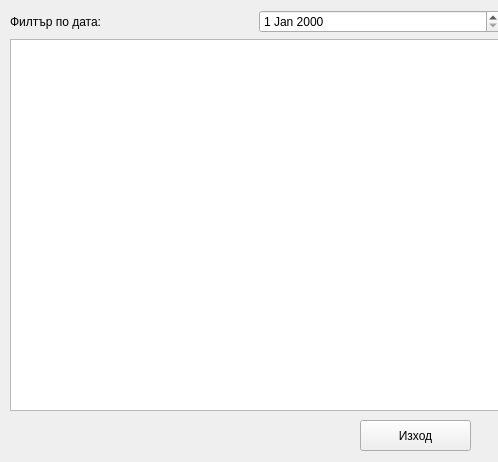
<?xml version="1.0" encoding="UTF-8"?>
<ui version="4.0">
 <class>Form</class>
 <widget class="QWidget" name="Form">
  <property name="geometry">
   <rect>
    <x>0</x>
    <y>0</y>
    <width>498</width>
    <height>462</height>
   </rect>
  </property>
  <property name="windowTitle">
   <string>Form</string>
  </property>
  <widget class="QWidget" name="verticalLayoutWidget">
   <property name="geometry">
    <rect>
     <x>10</x>
     <y>10</y>
     <width>491</width>
     <height>401</height>
    </rect>
   </property>
   <layout class="QVBoxLayout" name="verticalLayout">
    <item>
     <layout class="QHBoxLayout" name="horizontalLayout">
      <item>
       <widget class="QLabel" name="label">
        <property name="text">
         <string>Филтър по дата:</string>
        </property>
       </widget>
      </item>
      <item>
       <widget class="QDateEdit" name="dateEdit"/>
      </item>
     </layout>
    </item>
    <item>
     <widget class="QTableView" name="tableView"/>
    </item>
   </layout>
  </widget>
  <widget class="QPushButton" name="pushButton">
   <property name="geometry">
    <rect>
     <x>360</x>
     <y>420</y>
     <width>111</width>
     <height>31</height>
    </rect>
   </property>
   <property name="text">
    <string>Изход</string>
   </property>
  </widget>
 </widget>
 <resources/>
 <connections/>
</ui>
